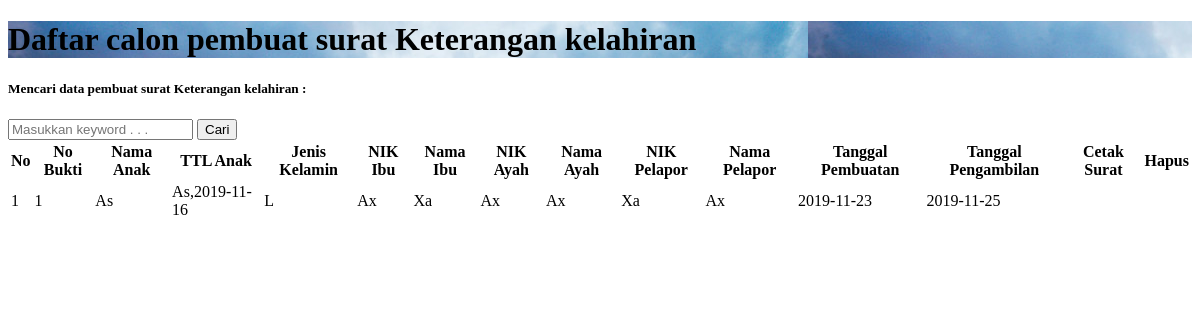
The page /pembuat_lahir.php on the database as committed earlier.
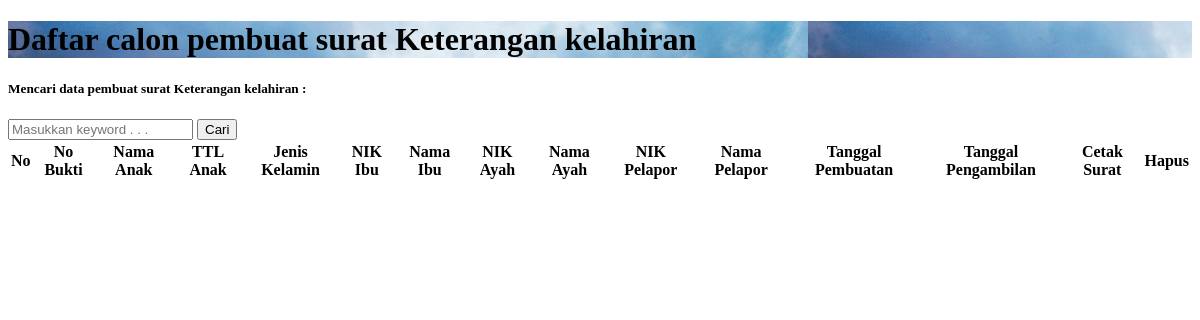
The same page on the database as committed later.
### tables this page shows
CREATE TABLE `kelahiran` (
  `id` int(11) NOT NULL,
  `nama_kpl` varchar(300) NOT NULL,
  `no_kk` varchar(100) NOT NULL,
  `nama_anak` varchar(300) NOT NULL,
  `jk` enum('L','P','','') NOT NULL,
  `tempat_lahir` varchar(100) NOT NULL,
  `hari` varchar(100) NOT NULL,
  `tgl_lahir` date NOT NULL,
  `pukul` varchar(20) NOT NULL,
  `jenis_lahir` varchar(100) NOT NULL,
  `ke` varchar(5) NOT NULL,
  `penolong` varchar(100) NOT NULL,
  `berat` varchar(10) NOT NULL,
  `panjang` varchar(10) NOT NULL,
  `nik_ibu` varchar(100) NOT NULL,
  `nama_ibu` varchar(300) NOT NULL,
  `tgl_ibu` date NOT NULL,
  `pekerjaan_ibu` varchar(100) NOT NULL,
  `desa_ibu` varchar(100) NOT NULL,
  `kab_ibu` varchar(100) NOT NULL,
  `kec_ibu` varchar(100) NOT NULL,
  `prov_ibu` varchar(100) NOT NULL,
  `kewar_ibu` varchar(5) NOT NULL,
  `kebang_ibu` varchar(100) NOT NULL,
  `tgl_kawin` date NOT NULL,
  `nik_ayah` varchar(100) NOT NULL,
  `nama_ayah` varchar(100) NOT NULL,
  `tgl_ayah` date NOT NULL,
  `pekerjaan_ayah` varchar(100) NOT NULL,
  `desa_ayah` varchar(100) NOT NULL,
  `kab_ayah` varchar(100) NOT NULL,
  `kec_ayah` varchar(100) NOT NULL,
  `prov_ayah` varchar(100) NOT NULL,
  `kewar_ayah` varchar(5) NOT NULL,
  `kebang_ayah` varchar(100) NOT NULL,
  `nik_lapor` varchar(100) NOT NULL,
  `nama_lapor` varchar(100) NOT NULL,
  `umur` varchar(5) NOT NULL,
  `jk_lapor` enum('L','P','','') NOT NULL,
  `pekerjaan_lapor` varchar(100) NOT NULL,
  `desa_lapor` varchar(100) NOT NULL,
  `kab_lapor` varchar(100) NOT NULL,
  `kec_lapor` varchar(100) NOT NULL,
  `prov_lapor` varchar(100) NOT NULL,
  `tgl_buat` date NOT NULL,
  `tgl_ambil` date NOT NULL
);

### functions.php (called while the page is built, shortened)
<?php
$conn = mysqli_connect("localhost", "root", "", "ta_web");
function query($query)
{
    global $conn;
    $result = mysqli_query($conn, $query);
    $rows = [];
    while ($row = mysqli_fetch_assoc($result)) {
        $rows[] = $row;
    }
    return $rows;
}

### pembuat_lahir.php (the view, shortened to what this page needs)
<?php
require 'functions.php';
$warga = query("SELECT * FROM kelahiran ORDER BY id DESC");
?>
<!DOCTYPE html>
<html lang="en">
<head>
</head>
<body>
    <div class="inner-page">
        <div class="slider-item" style="background-image: url('images/bg_admin.jpg');">
            <div class="container">
                <div class="row slider-text align-items-center justify-content-center">
                    <div class="col-md-8 text-center col-sm-12 element-animate pt-5">
                        <h1 class="pt-5"><span>Daftar calon pembuat surat Keterangan kelahiran</span></h1>
                    </div>
                </div>
            </div>
        </div>
    </div>
    <section class="section blog">
        <div class="container">
            <form action="" method="post">
                <div class="form-group row font-weight-bold text-uppercase">
                    <h5 class="col-sm-12">Mencari data pembuat surat Keterangan kelahiran : </h5>
                    <input type="text" class="col-sm-6" placeholder="Masukkan keyword . . ." name="keyword" id="keyword" autocomplete="off">
                    <button type="submit" class="col-sm-1 btn btn-success" name="cari">Cari</button>
                </div>
            </form>
            <table class="table table-bordered text-center">
                <thead class="thead-dark">
                    <tr class="text-center">
                        <th>No</th>
                        <th>No Bukti</th>
                        <th>Nama Anak</th>
                        <th>TTL Anak</th>
                        <th>Jenis Kelamin</th>
                        <th>NIK Ibu</th>
                        <th>Nama Ibu</th>
                        <th>NIK Ayah</th>
                        <th>Nama Ayah</th>
                        <th>NIK Pelapor</th>
                        <th>Nama Pelapor</th>
                        <th>Tanggal Pembuatan</th>
                        <th>Tanggal Pengambilan</th>
                        <th>Cetak Surat</th>
                        <th>Hapus</th>
                    </tr>
                </thead>
                <?php $i = 1; ?>
                <tbody>
                    <?php foreach ($warga as $row) : ?>
                        <tr>
                            <td><?= $i; ?></td>
                            <td><?= $row["id"] ?></td>
                            <td><?= $row["nama_anak"] ?></td>
                            <td><?= $row["tempat_lahir"] . ',' ?><?= $row["tgl_lahir"] ?></td>
                            <td><?= $row["jk"] ?></td>
                            <td><?= $row["nik_ibu"] ?></td>
                            <td><?= $row["nama_ibu"] ?></td>
                            <td><?= $row["nik_ayah"] ?></td>
                            <td><?= $row["nama_ayah"] ?></td>
                            <td><?= $row["nik_lapor"] ?></td>
                            <td><?= $row["nama_lapor"] ?></td>
                            <td><?= $row["tgl_buat"] ?></td>
                            <td><?= $row["tgl_ambil"] ?></td>
                            <td><a href="cetak_kelahiran.php?id=<?= $row["id"]; ?>" target="_blank" i class="fas fa-print text-info fa-2x"></i></a></td>
                            <td><a href="hapus.php?id=<?= $row["id"]; ?>&hapus=lahir" onclick="return confirm('Mau dihapus ?')"><i class="fas fa-trash text-danger fa-2x"></i></a></td>
                        </tr>
                        <?php $i++; ?>
                    <?php endforeach; ?>
                </tbody>
            </table>
        </div>
    </section>
</body>
</html>

Rows that differ between the two databases and show on the page:
removed kelahiran: id "1", nama_anak "As", tempat_lahir "As", tgl_lahir "2019-11-16", jk "L", nik_ibu "Ax", nama_ibu "Xa", nik_ayah "Ax", nama_ayah "Ax", nik_lapor "Xa", nama_lapor "Ax", tgl_buat "2019-11-23", tgl_ambil "2019-11-25"
